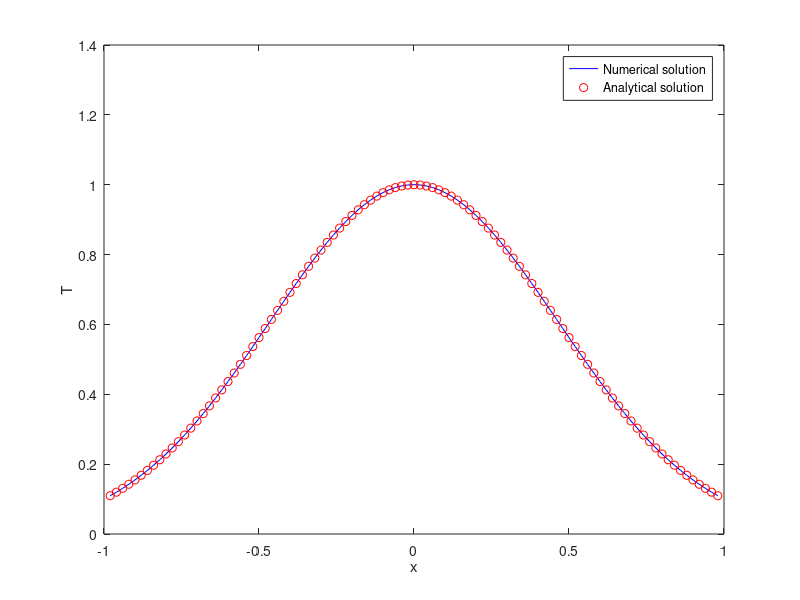

The MATLAB script that drew this image:
close all; 
clear all; 
clc;

% --- Resolution domain
a = -1;                                             % --- Left border of the resolution domain
b = 1;                                              % --- Right border of the resolution domain

% --- Dirichlet boundary conditions
Ta = 0.1;                                           % --- Boundary conditions at the left border of the resolution domain
Tb = 0.1;                                           % --- Boundary conditions at the right border of the resolution domain

Nintervals  = 100;                                  % --- Number of discretization intervals
Ninner      = Nintervals - 1;                       % --- Number of inner mesh nodes
Deltax      = (b - a) / Nintervals;                 % --- Discretization step
x           = a : Deltax : b;                       % --- Node coordinates

% --- Right-hand side function
alpha       = -log(Ta) / b^2;
f           = @(x)(2 * alpha * exp(-alpha * x.^2) .* (1 - 2 * alpha * x.^2));
    
% --- Exact solution
Tref        = @(x)(exp(-alpha * x.^2));

% --- Linear system matrix
d           = ones(Ninner, 1);
A           = spdiags([-d , 2 * d , -d], -1 : 1, Ninner, Ninner) / (Deltax^2);

% --- Right-hand side vector
brhs        = feval(f, x(2 : (end - 1)));
brhs(1)     = brhs(1)   + Ta / (Deltax^2);
brhs(end)   = brhs(end) + Tb / (Deltax^2);

% --- Solve the linear system
ysol        = A \ brhs.';

% --- Analytical solution
yref        = feval(Tref, x(2 : (end - 1))); 

% --- Percentage rms error
error       = 100 * sqrt(sum(abs(ysol.' - yref).^2) / sum(abs(yref).^2)); 
fprintf('Percentage rms error %f\n', error);

% --- Plot    
figure(1)
plot(x(2 : (end - 1)), ysol, 'b'); hold on;
plot(x(2 : (end - 1)), yref, 'ro');
legend('Numerical solution', 'Analytical solution');
xlabel('x'),
ylabel('T');
hold off       

